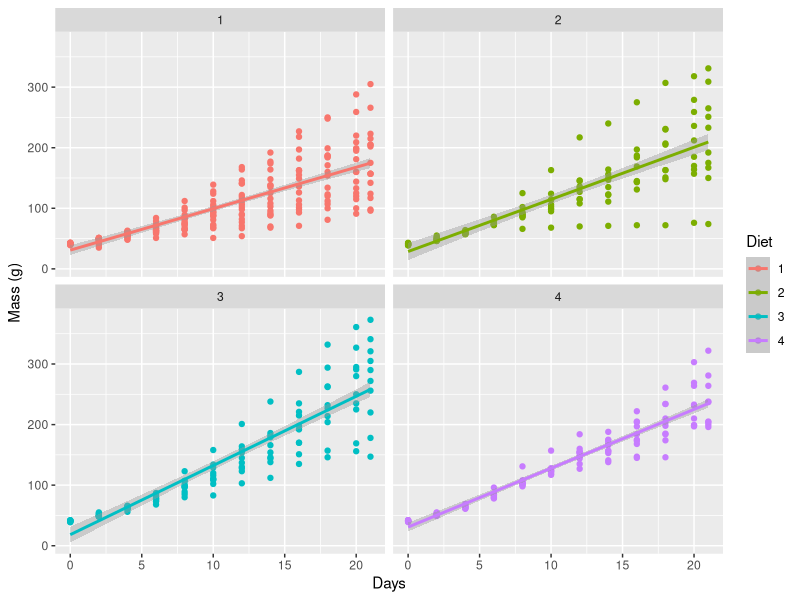
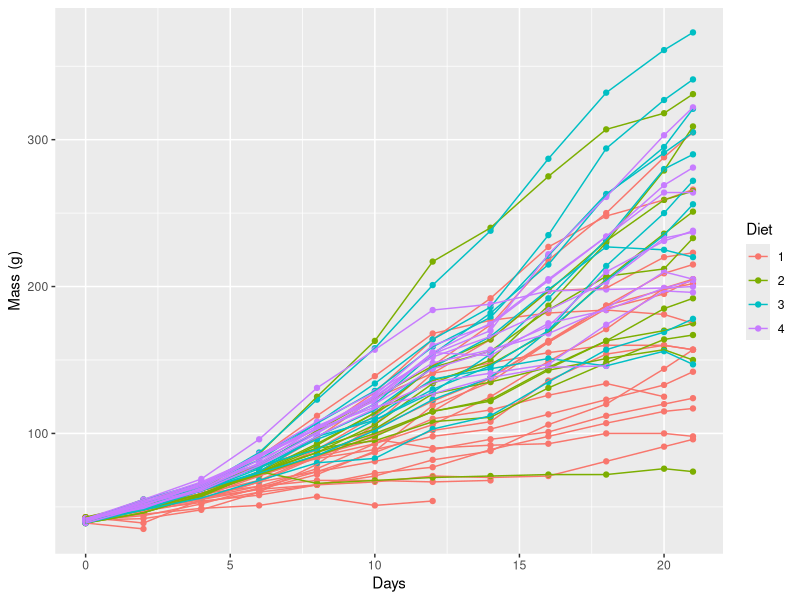
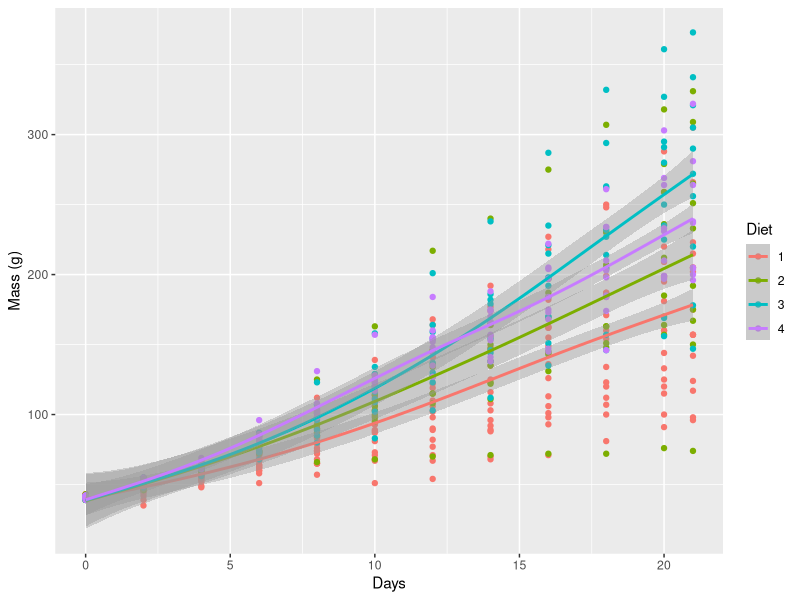
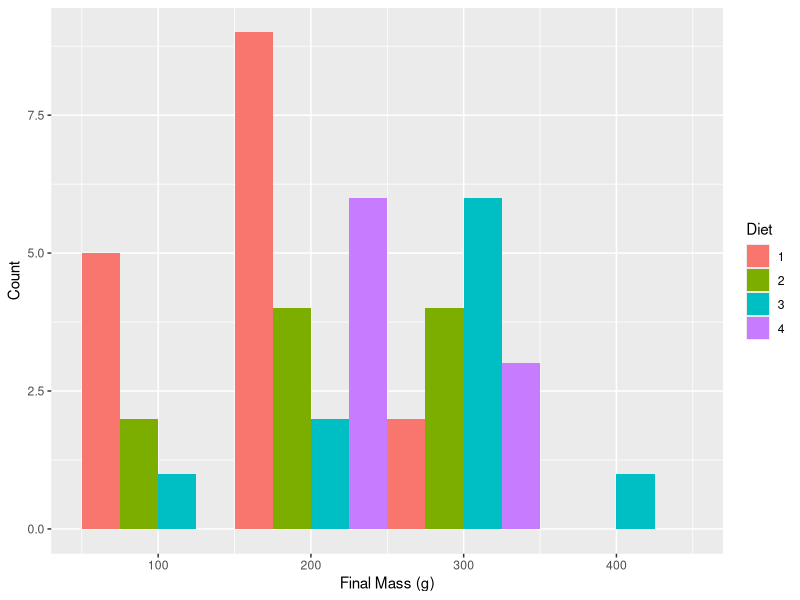
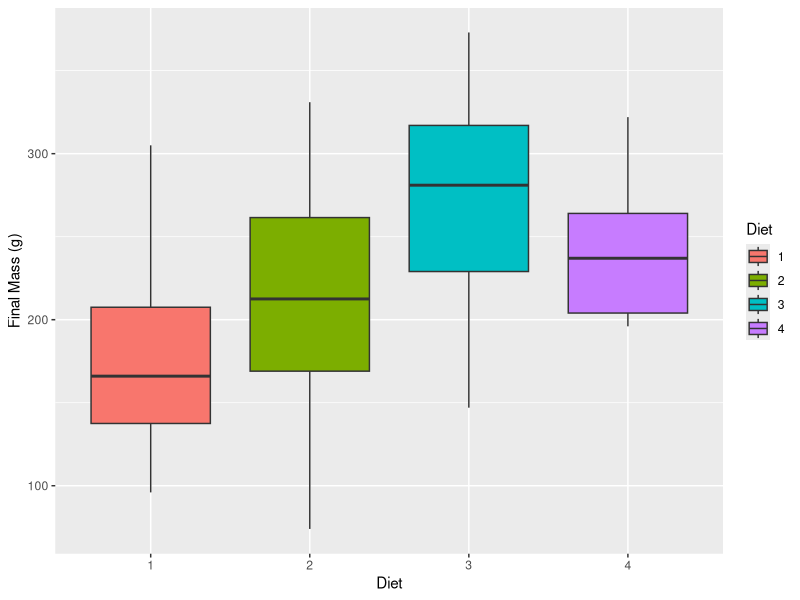
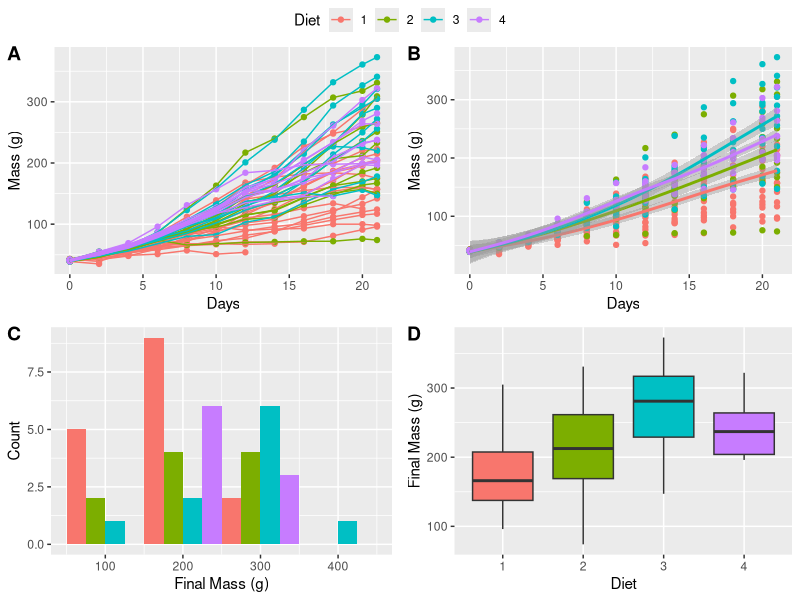

Recreate these plots in R, in order.
## ---- chunk 1
knitr::opts_chunk$set(
  comment = "R>", 
  warning = FALSE, 
  message = FALSE
)
## ---- chunk 2
# Load libraries
library(tidyverse)
library(ggpubr)
## ---- chunk 3
# Load data
ChickWeight <- datasets::ChickWeight

# Create faceted figure
ggplot(data = ChickWeight, aes(x = Time, y = weight, colour = Diet)) +
  geom_point() +
  geom_smooth(method = "lm") + # Note the `+` sign here
  facet_wrap(~Diet, ncol = 2) + # This is the line that creates the facets
  labs(x = "Days", y = "Mass (g)")
## ---- chunk 4
ChickLast <- ChickWeight %>% 
  filter(Time == 21)
## ---- chunk 5
line_1 <- ggplot(data = ChickWeight, aes(x = Time, y = weight, colour = Diet)) +
  geom_point() +
  geom_line(aes(group = Chick)) +
  labs(x = "Days", y = "Mass (g)")
line_1
## ---- chunk 6
lm_1 <- ggplot(data = ChickWeight, aes(x = Time, y = weight, colour = Diet)) +
  geom_point() +
  geom_smooth(method = "gam") +
  labs(x = "Days", y = "Mass (g)")
lm_1
## ---- chunk 7
# Note that we are using 'ChickLast', not 'ChickWeight'
histogram_1 <- ggplot(data = ChickLast, aes(x = weight)) +
  geom_histogram(aes(fill = Diet), position = "dodge", binwidth = 100) +
  labs(x = "Final Mass (g)", y = "Count")
histogram_1
## ---- chunk 8
# Note that we are using 'ChickLast', not 'ChickWeight'
box_1 <- ggplot(data = ChickLast, aes(x = Diet, y = weight)) +
  geom_boxplot(aes(fill = Diet)) +
  labs(x = "Diet", y = "Final Mass (g)")
box_1
## ---- chunk 9
ggarrange(line_1, lm_1, histogram_1, box_1, 
          ncol = 2, nrow = 2, # Set number of rows and columns
          labels = c("A", "B", "C", "D"), # Label each figure
          common.legend = TRUE) # Create common legend
## ---- chunk 10
installed.packages()[names(sessionInfo()$otherPkgs), "Version"]
